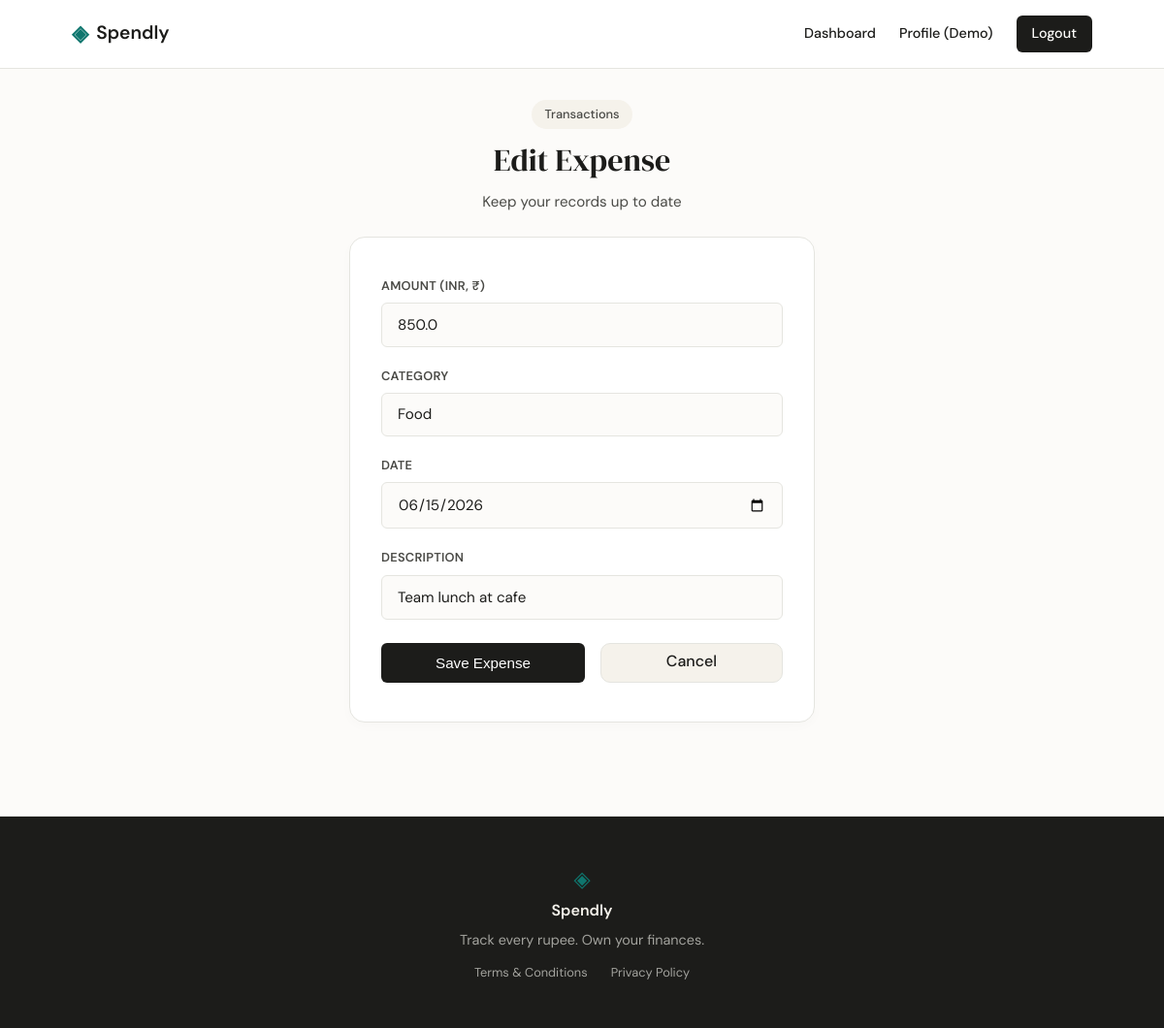
The page /expenses/8/edit (signed in) on the database its author committed.
### tables this page shows
CREATE TABLE users (
        id INTEGER PRIMARY KEY AUTOINCREMENT,
        name TEXT NOT NULL,
        email TEXT UNIQUE NOT NULL,
        password_hash TEXT NOT NULL,
        created_at TEXT DEFAULT (datetime('now', 'localtime'))
    );

CREATE TABLE expenses (
        id INTEGER PRIMARY KEY AUTOINCREMENT,
        user_id INTEGER NOT NULL,
        amount REAL NOT NULL,
        category TEXT NOT NULL,
        date TEXT NOT NULL,
        description TEXT,
        created_at TEXT DEFAULT (datetime('now', 'localtime')),
        FOREIGN KEY (user_id) REFERENCES users (id) ON DELETE CASCADE
    );

### app.py (the view, shortened to what this page needs)
@app.route("/expenses/<int:id>/edit", methods=["GET", "POST"])
@login_required
def edit_expense(id):
    db = get_db()
    expense = db.execute(
        "SELECT * FROM expenses WHERE id = ? AND user_id = ?",
        (id, g.user["id"])
    ).fetchone()
    if expense is None:
        db.close()
        abort(404)
    db.close()
    return render_template("expense_form.html", title="Edit Expense", expense=expense)

### app.py (called while the page is built)
@app.before_request
def load_logged_in_user():
    user_id = session.get("user_id")
    if user_id is None:
        g.user = None
    else:
        db = get_db()
        g.user = db.execute("SELECT * FROM users WHERE id = ?", (user_id,)).fetchone()
        db.close()

def login_required(view):
    @functools.wraps(view)
    def wrapped_view(**kwargs):
        if g.user is None:
            return redirect(url_for("login"))
        return view(**kwargs)
    return wrapped_view

### database/db.py (called while the page is built)
def get_db():
    db_dir = os.path.dirname(os.path.abspath(__file__))
    database_path = os.path.normpath(os.path.join(db_dir, "..", "spendly.db"))
    conn = sqlite3.connect(database_path)
    conn.row_factory = sqlite3.Row
    conn.execute("PRAGMA foreign_keys = ON;")
    return conn

### templates/expense_form.html (shortened to what this page needs)
{% extends "base.html" %}
{% block content %}
<section class="auth-section" style="min-height: calc(100vh - 60px - 100px); padding: 2rem 1rem;">
    <div class="auth-container" style="max-width: 480px;">
        <div class="auth-header" style="margin-bottom: 1.5rem;">
            <span class="hero-badge" style="margin-bottom: 0.5rem;">Transactions</span>
            <h1 class="auth-title" style="font-size: 2rem;">{{ title }}</h1>
            <p class="auth-subtitle">Keep your records up to date</p>
        </div>
        <div class="auth-card">
            <form method="POST">
                <div class="form-group">
                    <label for="amount">Amount (INR, ₹)</label>
                    <input type="number" step="0.01" min="0.01" id="amount" name="amount"
                           class="form-input" placeholder="0.00"
                           value="{{ expense['amount'] if expense else '' }}"
                           required autofocus>
                </div>
                <div class="form-group">
                    <label for="category">Category</label>
                    <select id="category" name="category" class="form-input" style="appearance: none; background-color: var(--paper);" required>
                        {% set categories = ['Bills', 'Food', 'Health', 'Transport', 'Entertainment', 'Shopping', 'Other'] %}
                        {% for cat in categories %}
                            <option value="{{ cat }}" {{ 'selected' if expense and expense['category'] == cat else '' }}>
                                {{ cat }}
                            </option>
                        {% endfor %}
                    </select>
                </div>
                <div class="form-group">
                    <label for="date">Date</label>
                    <input type="date" id="date" name="date"
                           class="form-input"
                           value="{{ expense['date'] if expense else today }}"
                           required>
                </div>
                <div class="form-group">
                    <label for="description">Description</label>
                    <input type="text" id="description" name="description"
                           class="form-input" placeholder="What was this for?"
                           value="{{ expense['description'] if expense else '' }}">
                </div>
                <div style="display: flex; gap: 1rem; margin-top: 1.5rem;">
                    <button type="submit" class="btn-submit" style="margin-top: 0; flex: 1;">Save Expense</button>
                    <a href="{{ url_for('dashboard') }}" class="btn-ghost" style="flex: 1; text-align: center; line-height: 2.2rem; padding: 0;">Cancel</a>
                </div>
            </form>
        </div>
    </div>
</section>
{% endblock %}

### templates/base.html (shortened to what this page needs)
<!DOCTYPE html>
<html lang="en">
<head>
    <link rel="stylesheet" href="{{ url_for('static', filename='css/style.css') }}">
</head>
<body>
    <nav class="navbar">
        <div class="nav-inner">
            <a href="{{ url_for('landing') }}" class="nav-brand">
                <span class="brand-icon">◈</span>
                <span class="brand-name">Spendly</span>
            </a>
            <div class="nav-links">
                {% if g.user %}
                    <a href="{{ url_for('dashboard') }}">Dashboard</a>
                    <a href="{{ url_for('profile') }}">Profile ({{ g.user['name'].split()[0] }})</a>
                    <a href="{{ url_for('logout') }}" class="nav-cta">Logout</a>
                {% else %}
                    <a href="{{ url_for('login') }}">Sign in</a>
                    <a href="{{ url_for('register') }}" class="nav-cta">Get started</a>
                {% endif %}
            </div>
        </div>
    </nav>
    <main class="main-content">
        {% block content %}{% endblock %}
    </main>
    <footer class="footer">
        <div class="footer-inner">
            <span class="brand-icon">◈</span>
            <span class="footer-name">Spendly</span>
            <p class="footer-copy" style="margin-bottom: 0.75rem;">Track every rupee. Own your finances.</p>
            <div style="display: flex; gap: 1.5rem; font-size: 0.8rem; color: var(--ink-faint);">
                <a href="{{ url_for('terms') }}" style="transition: color 0.2s;" onmouseover="this.style.color='var(--paper-warm)'" onmouseout="this.style.color='var(--ink-faint)'">Terms & Conditions</a>
                <a href="{{ url_for('privacy') }}" style="transition: color 0.2s;" onmouseover="this.style.color='var(--paper-warm)'" onmouseout="this.style.color='var(--ink-faint)'">Privacy Policy</a>
            </div>
        </div>
    </footer>
</body>
</html>

### static/css/style.css (style rules this page uses)
:root { --font-sans: 'DM Sans', -apple-system, BlinkMacSystemFont, "Segoe UI", Roboto, sans-serif; --font-display: 'DM Serif Display', Georgia, serif; --paper: #fcfbf9; --paper-warm: #f5f2eb; --paper-card: #ffffff; --ink: #1c1c1a; --ink-soft: #4a4a46; --ink-muted: #757570; --ink-faint: #a3a39e; --accent: #0f766e; --accent-light: #f0fdf4; --accent-2: #d97706; --border: #e5e5e0; --border-soft: #f2f2eb; --danger: #dc2626; --max-width: 1100px; --radius-lg: 16px; --radius-md: 10px; --radius-sm: 6px; }
* { box-sizing: border-box; margin: 0; padding: 0; }
body { font-family: var(--font-sans); background-color: var(--paper); color: var(--ink); line-height: 1.5; -webkit-font-smoothing: antialiased; }
a { color: inherit; text-decoration: none; }
.navbar { background-color: var(--paper-card); border-bottom: 1px solid var(--border); position: sticky; top: 0; z-index: 100; }
.nav-inner { max-width: var(--max-width); margin: 0 auto; padding: 1rem 1.5rem; display: flex; justify-content: space-between; align-items: center; }
.nav-brand { display: flex; align-items: center; gap: 0.5rem; font-weight: 600; font-size: 1.2rem; }
.brand-icon { color: var(--accent); font-size: 1.4rem; }
.nav-links { display: flex; align-items: center; gap: 1.5rem; font-size: 0.9rem; font-weight: 500; }
.nav-cta { background-color: var(--ink); color: var(--paper); padding: 0.5rem 1rem; border-radius: var(--radius-sm); transition: opacity 0.2s; }
.main-content { min-height: calc(100vh - 70px - 160px); }
.footer { background-color: var(--ink); color: var(--paper-warm); padding: 3rem 1.5rem; margin-top: 4rem; border-top: 1px solid var(--border); }
.footer-inner { max-width: var(--max-width); margin: 0 auto; display: flex; flex-direction: column; align-items: center; text-align: center; }
.footer-name { font-weight: 600; margin-top: 0.25rem; margin-bottom: 0.5rem; }
.footer-copy { font-size: 0.9rem; color: var(--ink-faint); }
.btn-ghost { background-color: var(--paper-warm); color: var(--ink); padding: 0.75rem 1.5rem; border-radius: var(--radius-md); font-weight: 500; border: 1px solid var(--border); transition: background-color 0.2s; cursor: pointer; }
.hero-badge { display: inline-block; background-color: var(--paper-warm); color: var(--ink-soft); font-size: 0.8rem; font-weight: 500; padding: 0.35rem 0.85rem; border-radius: 100px; margin-bottom: 1rem; width: fit-content; }
.auth-section { display: flex; align-items: center; justify-content: center; padding: 4rem 1.5rem; }
.auth-container { width: 100%; max-width: 400px; }
.auth-header { text-align: center; margin-bottom: 2rem; }
.auth-title { font-family: var(--font-display); font-size: 2.2rem; font-weight: 400; margin-bottom: 0.5rem; }
.auth-subtitle { color: var(--ink-soft); font-size: 0.95rem; }
.auth-card { background-color: var(--paper-card); border: 1px solid var(--border); border-radius: var(--radius-lg); padding: 2.5rem 2rem; box-shadow: 0 4px 12px rgba(0,0,0,0.02); }
.form-group { margin-bottom: 1.25rem; }
.form-group label { display: block; font-size: 0.8rem; font-weight: 600; margin-bottom: 0.5rem; color: var(--ink-soft); text-transform: uppercase; letter-spacing: 0.02em; }
.form-input { width: 100%; padding: 0.75rem 1rem; border: 1px solid var(--border); border-radius: var(--radius-sm); font-family: var(--font-sans); font-size: 0.95rem; color: var(--ink); background-color: var(--paper); transition: border-color 0.2s; }
.btn-submit { width: 100%; background-color: var(--ink); color: var(--paper-card); border: none; padding: 0.75rem; border-radius: var(--radius-sm); font-size: 0.95rem; font-weight: 500; cursor: pointer; margin-top: 1rem; }

### rows shown on the page
users: user.name "Demo"
expenses: amount "850.0", date "06/15/2026", description "Team lunch at cafe"

### other values the page prints
{{ title }} "Edit Expense"
form field category "Food"
